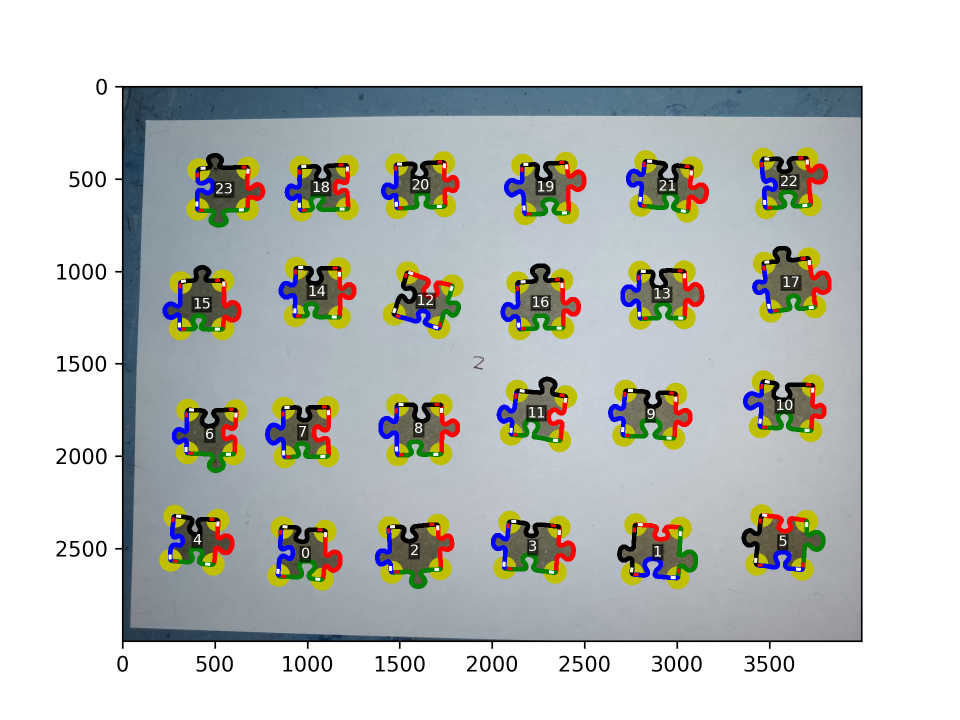
#> input picture images/database_0-23.png, 1920 x 1440 px (shown at 1/2 size)
$ python -i 'main (copy).py'   (imports and definitions only)
#> lines starting #> are read from the running program, lines starting #| are printed output that depends on the picture; after the words box and inside, x2 and y2 are one past the last pixel; in counts of white or black regions, pixels touching at a corner belong together
#> further down, picture is the input picture: shape (1440, 1920, 3); mean B, G, R 191.1, 195.1, 192.4
import cv2
import numpy as np
import os
import matplotlib.pyplot as plt
import itertools
from tqdm import tqdm
import math
import pickle

import scipy as sc


# given sequence of 2d points and number of interpolation steps, return equidistantly interpolated spline
# returning "steps"-number of points (including original end-points), requires steps >= 2
# [84 lines left out: functions interpolateSpline, splineDist, lineLineIntersection, not called in this run]

def triangleArea(s1, s2, s3):
    s = (s1 + s2 + s3) / 2
    return np.sqrt(s*(s-s1)*(s-s2)*(s-s3))


# returns score of how good the corners represent the puzzle piece.
# area spanned and right angle measure of corners
# assumes points are ordered counterclockwise
# [306 lines left out: functions corner_score, contour2piece, not called in this run]

def prepImage(img):
    gray   = cv2.cvtColor(img, cv2.COLOR_BGR2GRAY)
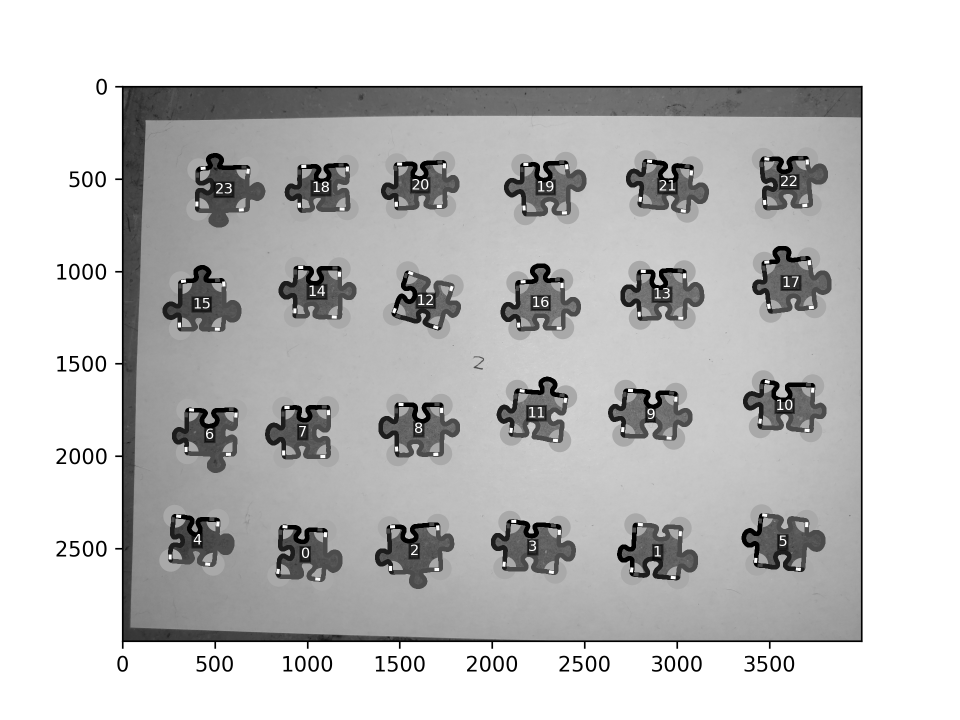
#> gray: shape (1440, 1920) (shown at 1/2 size); min 0, max 255, mean 193.8
    gray   = cv2.medianBlur(gray, ksize=5)
    thresh = cv2.threshold(gray, 150, 255, cv2.THRESH_BINARY)[1]
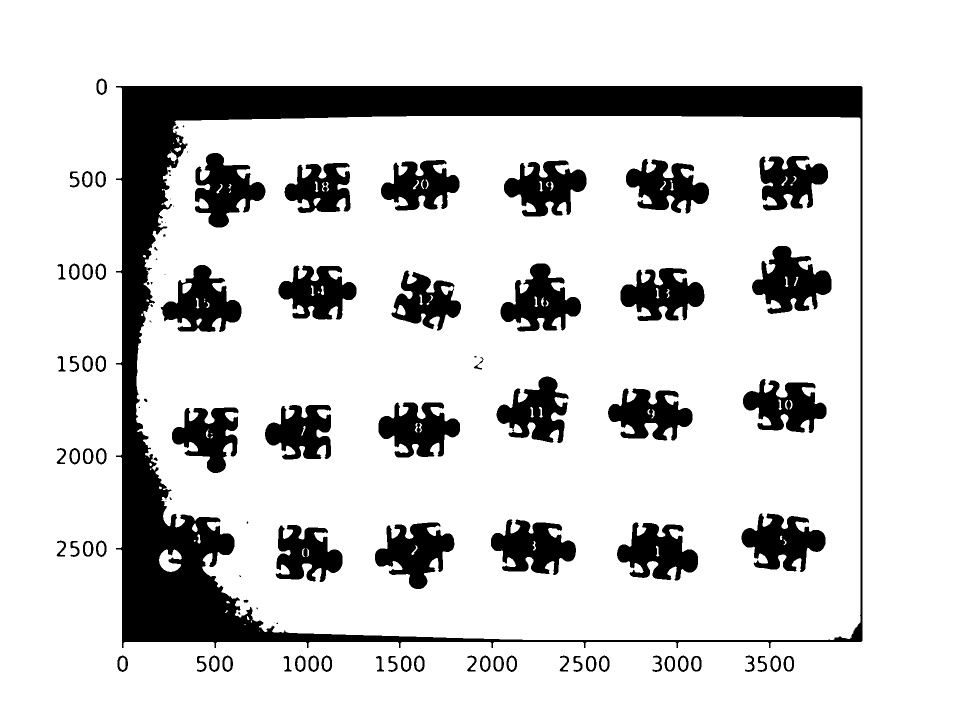
#> thresh: shape (1440, 1920) (shown at 1/2 size); 83.1% white; 104 black regions (26 under 20 px), largest, box (x1, y1, x2, y2) and area: (232, 172, 1725, 1296) 209570, (1504, 492, 1663, 628) 12122, (750, 1045, 909, 1178) 11660
    thresh = cv2.blur(thresh, ksize=(3, 3))
    return thresh

# [111 lines left out: functions img2pieces, printGrid, findMatches, not called in this run]


## continuous puzzle solver

x_ext = 28
y_ext = 36
grid_solved = np.zeros((x_ext, y_ext), dtype=bool)

"""
# provide solved positions that are not at the frontier
grid_solved[0, 0:6] = True
grid_solved[1, 0:4] = True
grid_solved[2, 0:2] = True
grid_solved[3:7, 0] = True
"""


use_cache = True

# read database images
db_file = 'database.pickle'
# [21 lines not run here, left out]


# read setup files (already matched puzzle pieces)
setup_pieces = []
setup_file = 'setup.pickle'
# [15 lines not run here, left out]


# for each img above, provide list of (x, y, offset) position of the puzzle pieces on the img, and orientation offset.
# x is top-down, y is left-right (array notation)
# offset: s.t. puzzle side order from image: right, bottom, left, top
setup_config = {
    # start top_left_corner.jpg
    0: (8, 0, 0),
    1: (7, 0, 0),
    2: (6, 0, 0),
    3: (6, 1, 0),
    4: (5, 1, 0),
    5: (5, 0, 0),
    6: (4, 1, 0),
    7: (4, 0, 0),
    8: (3, 1, 0),
    9: (3, 0, 0),
    10: (2, 1, 0),
    11: (2, 0, 0),
    12: (2, 2, 0),
    13: (2, 3, 0),
    14: (1, 1, 0),
    15: (1, 5, 0),
    16: (1, 2, 0),
    17: (1, 3, 0),
    18: (1, 4, 0),
    19: (1, 0, 0),
    20: (0, 1, 0),
    21: (0, 2, 0),
    22: (0, 0, 0),
    23: (0, 3, 0),
    24: (0, 5, 1),
    25: (0, 4, 0),
    # end top_left_corner.jpg
}


grid_pieces = {}


# load puzzle
use_puzzle_cache = True # Dont't change or looses progress!!!!!
puzzle_file = 'puzzle.pickle'
# [4 lines not run here, left out]


# [4 lines left out: function savePuzzle, not called in this run]

# roll list with wrap around
def roll(l, offset):
    return l[-offset:] + l[:-offset]


# add new setup pieces to grid
# [7 lines not run here, left out]


# return (number of neighbours, right, bottom, left, top)
# [28 lines left out: function getNeighbours, not called in this run]


# iterate over grid and find next match
# [104 lines not run here, left out]


>>> import cv2
>>> picture = cv2.imread('images/database_0-23.png')
>>> result = prepImage(picture)

$ run again, on images/database_72-95.png
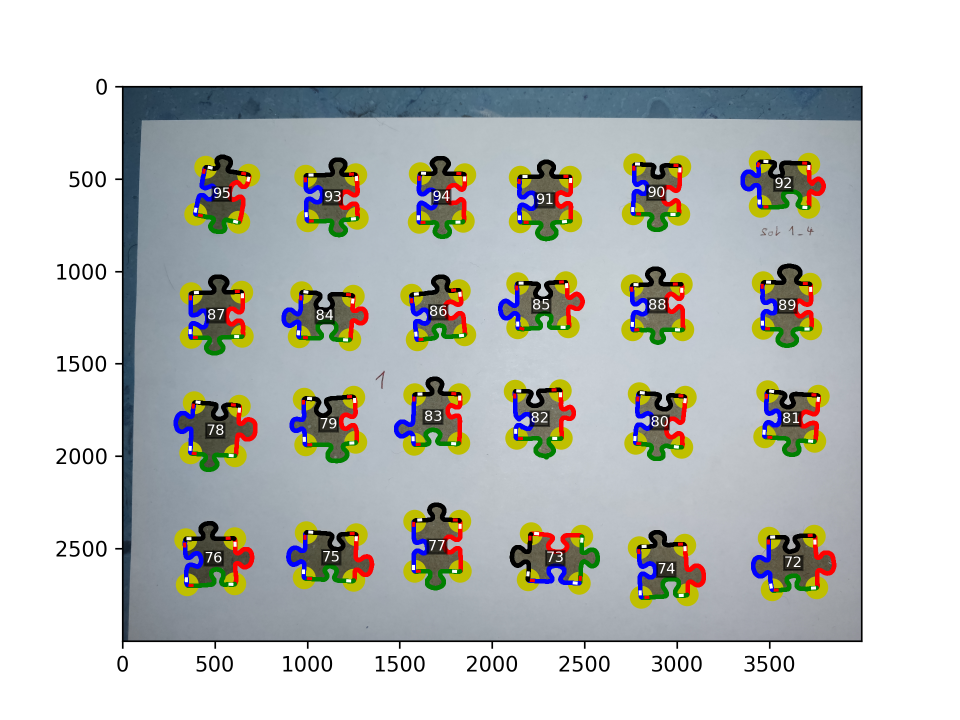
#> input picture images/database_72-95.png, 1920 x 1440 px (shown at 1/2 size)
#> picture is the input picture: shape (1440, 1920, 3); mean B, G, R 190.5, 194.2, 191.6
#> in prepImage, `gray   = cv2.cvtColor(img, cv2.COLOR_BGR2GRAY)`:
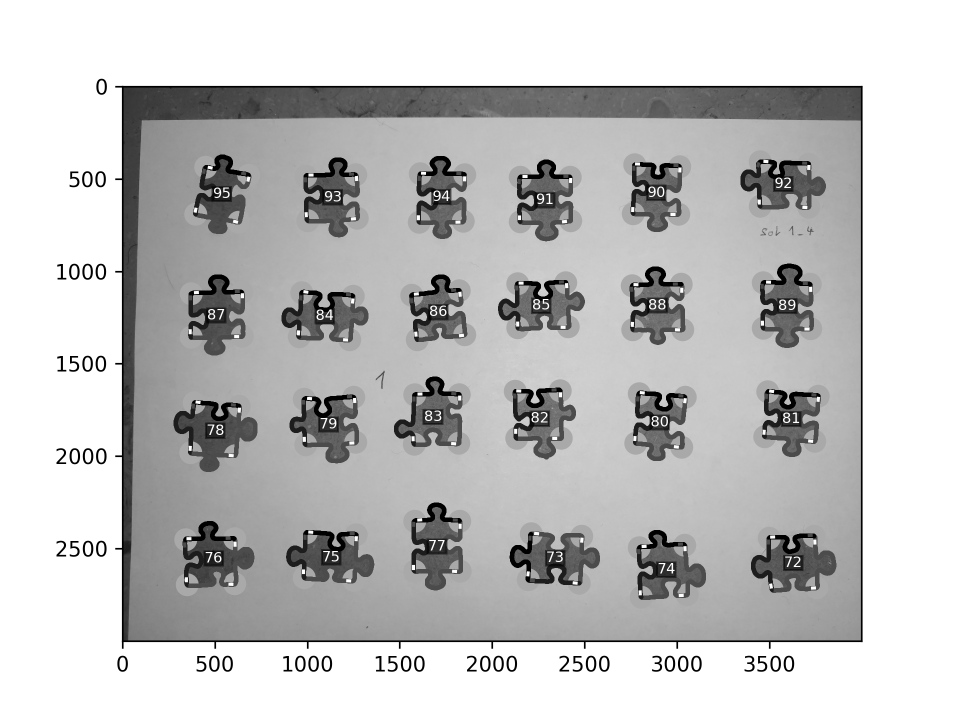
#> gray: shape (1440, 1920) (shown at 1/2 size); min 0, max 255, mean 193
#> in prepImage, `thresh = cv2.threshold(gray, 150, 255, cv2.THRESH_BINARY)[1]`:
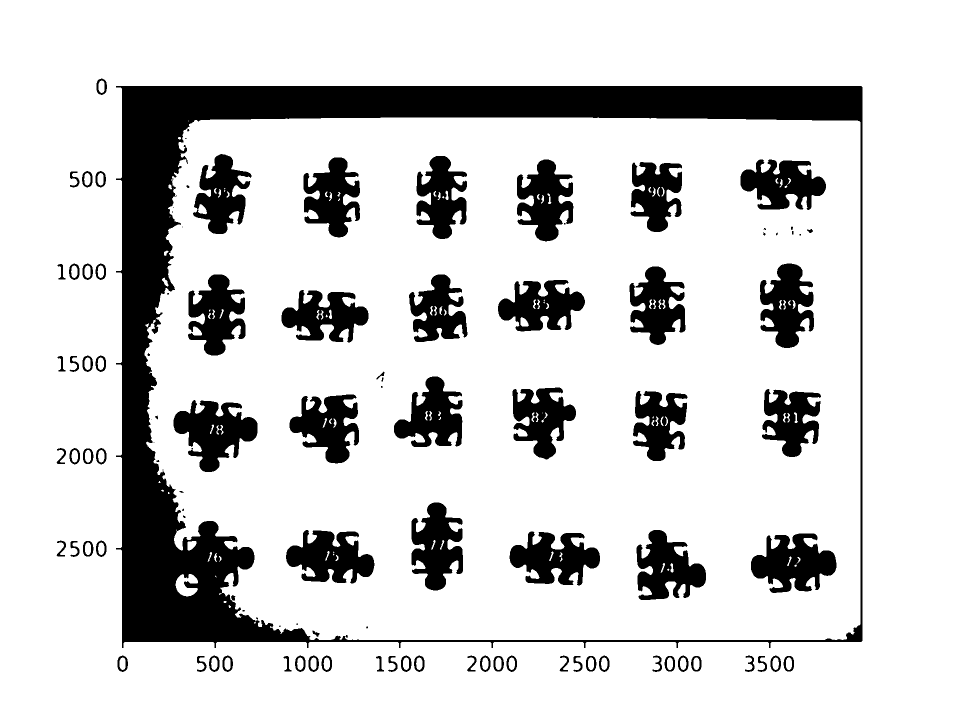
#> thresh: shape (1440, 1920) (shown at 1/2 size); 82.1% white; 109 black regions (25 under 20 px), largest, box (x1, y1, x2, y2) and area: (232, 172, 1725, 1296) 230600, (347, 800, 515, 944) 13243, (1502, 1067, 1673, 1186) 12568

$ run again, on images/database_96-113.png
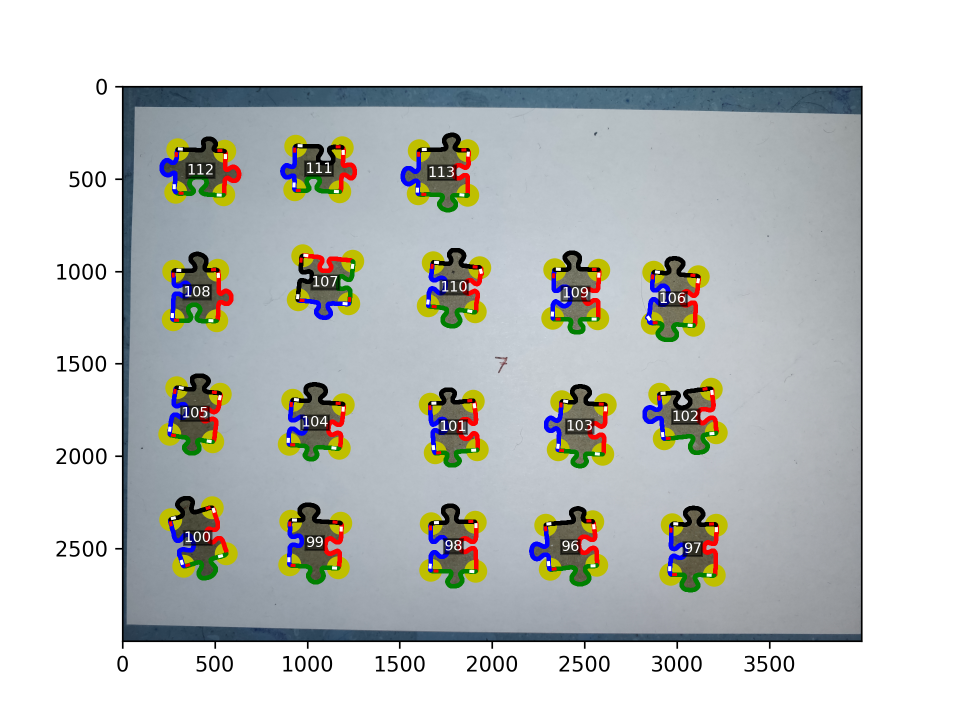
#> input picture images/database_96-113.png, 1920 x 1440 px (shown at 1/2 size)
#> picture is the input picture: shape (1440, 1920, 3); mean B, G, R 195.6, 197.6, 194.6
#> in prepImage, `gray   = cv2.cvtColor(img, cv2.COLOR_BGR2GRAY)`:
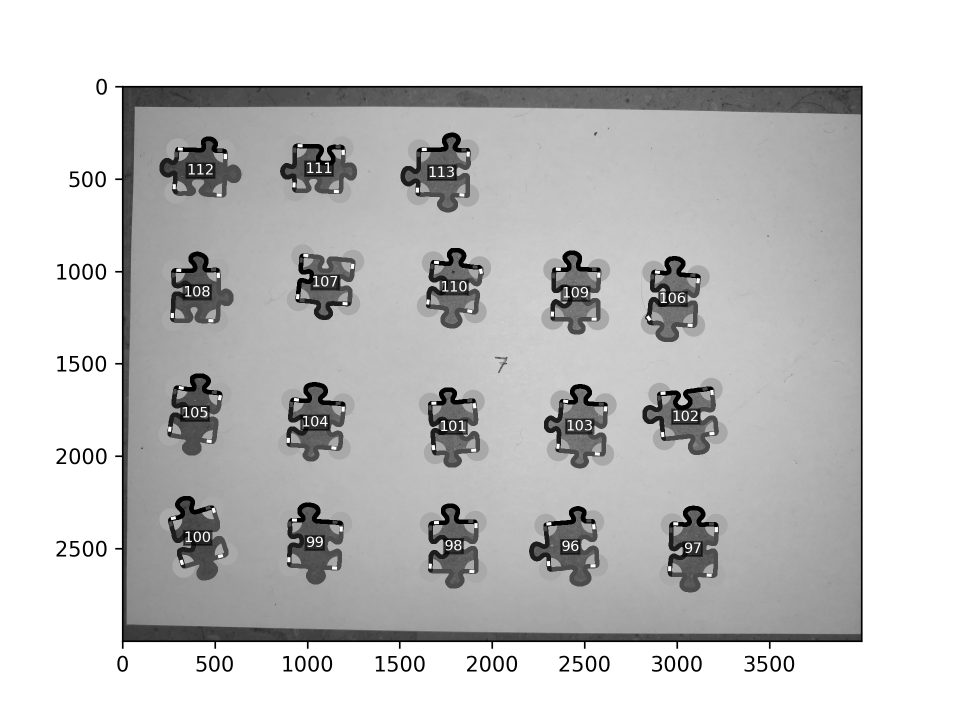
#> gray: shape (1440, 1920) (shown at 1/2 size); min 0, max 255, mean 196.4
#> in prepImage, `thresh = cv2.threshold(gray, 150, 255, cv2.THRESH_BINARY)[1]`:
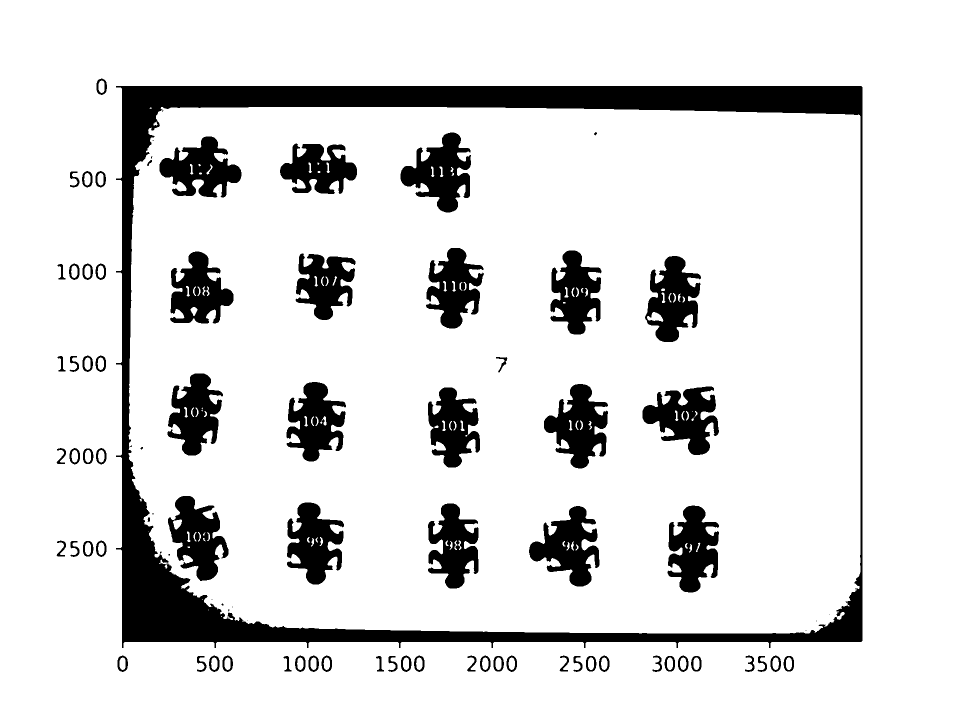
#> thresh: shape (1440, 1920) (shown at 1/2 size); 86.7% white; 89 black regions (18 under 20 px), largest, box (x1, y1, x2, y2) and area: (232, 172, 1725, 1296) 157249, (801, 265, 942, 425) 12051, (1088, 768, 1216, 937) 11799
